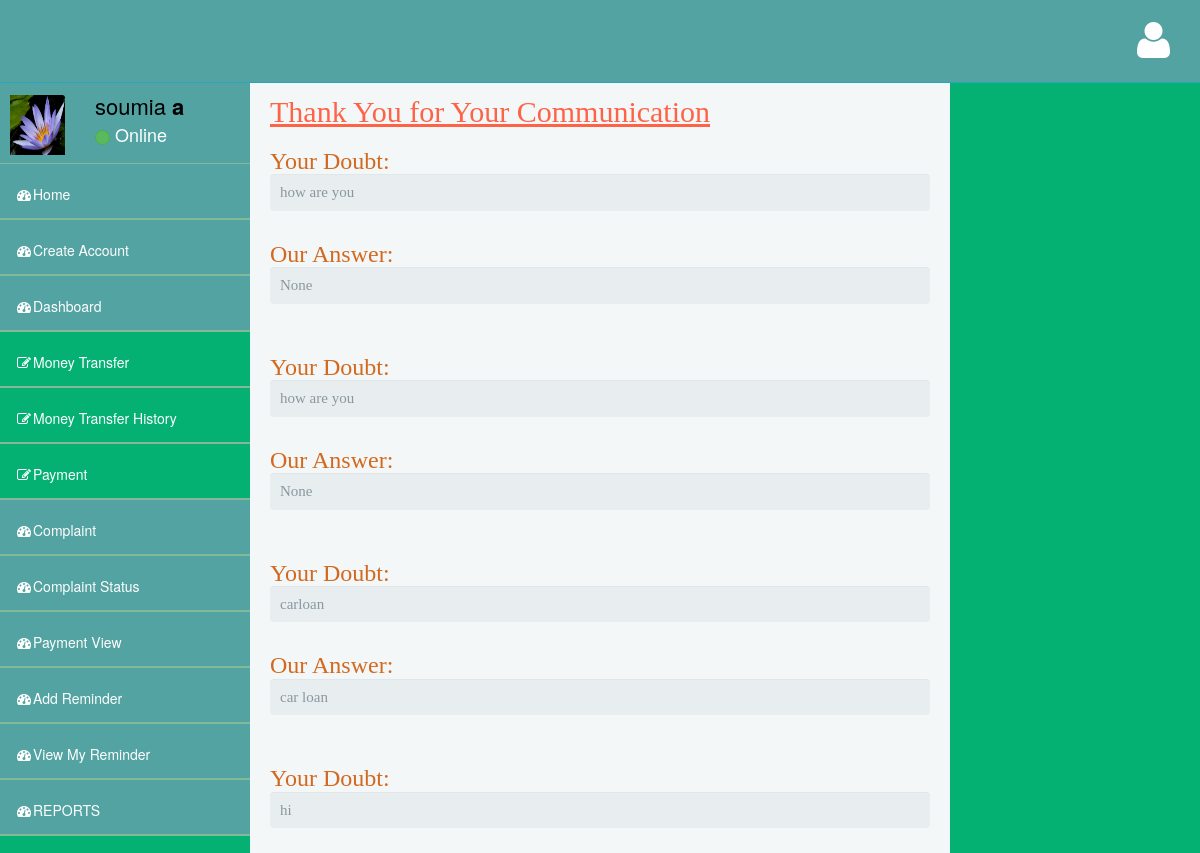
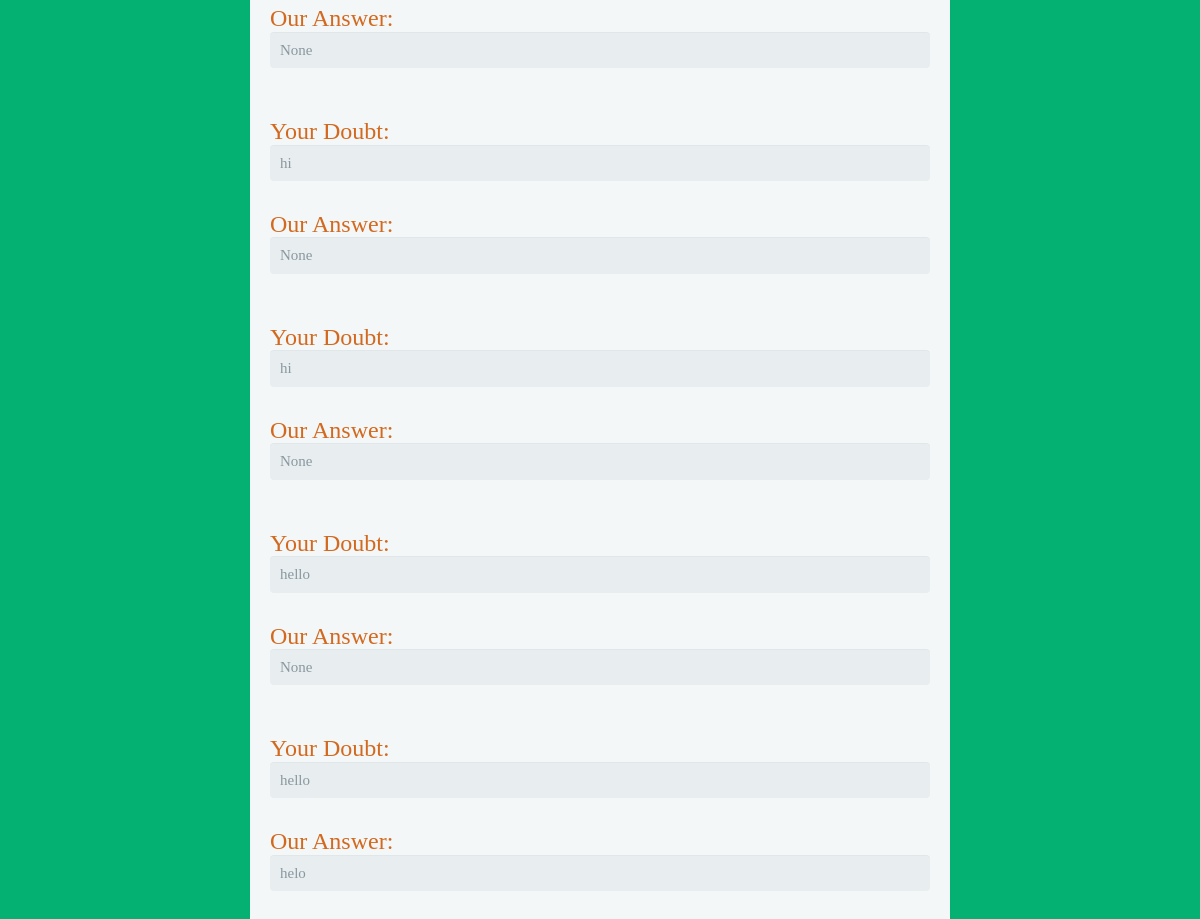
The app's page /mychat (signed in) with its own data (2 pictures, top to bottom).
### user/models.py (models this page shows, shortened)
class Register(models.Model):
    user=models.OneToOneField(User,on_delete=models.CASCADE)
    image=models.ImageField(upload_to='profile',default='user.jpg')
    account_number=models.IntegerField(blank=True,null=True)
    customer='customer'
    manager='manager'
    user_types=[(customer,'customer'),(manager,'manager')]
    user_type=models.CharField( max_length=50,choices=user_types,default=customer)
    upi=models.IntegerField()
    date=models.DateTimeField(default=timezone.now)

class Complaint(models.Model):
    user=models.ForeignKey(User,on_delete=models.CASCADE,blank=True,null=True)
    content=models.TextField()
    ans=models.TextField(blank=True,null=True)
    date=models.DateTimeField(default=timezone.now)

### user/views.py (the view)
# urls.py: path('mychat',views.chatuserview,name='mychat'),
def chatuserview(request):
    all=Complaint.objects.filter(user=request.user).order_by('-date')
    return render(request,'chatstatus.html',{'all':all})

### user/templates/chatstatus.html (shortened to what this page needs)
{% extends 'account_dashboard.html' %}
{% load crispy_forms_tags %}
{% block content %}
<div class="form-style-5">
	{% if msg %}
<h1> {{msg}}</h1>
{% else %}
	<h2 style="color:tomato"> <u>Thank You for Your Communication</u></h2>
<form action = "" method="POST" enctype='multipart/form-data'>
    {% for i in all%}
    <h3 style="color: chocolate;">
    Your Doubt:
    <input type="text" value="{{i.content}}">
    Our Answer:
    <input type="text" value="{{i.ans}}">
</h3>
{% endfor %}
</form>
{% endif %}
</div>
{% endblock %}

### templates/sidebar1.html (shortened to what this page needs)
<html>
<body>
    <link href="/static/assets/plugins/bootstrap/bootstrap.css" rel="stylesheet" />
    <link href="/static/assets/font-awesome/css/font-awesome.css" rel="stylesheet" />
    <link href="/static/assets/plugins/pace/pace-theme-big-counter.css" rel="stylesheet" />
    <link href="/static/assets/css/style.css" rel="stylesheet" />
    <link href="/static/assets/css/main-style.css" rel="stylesheet" />
    <link href="/static/ssets/plugins/morris/morris-0.4.3.min.css" rel="stylesheet" />
      <nav class="navbar-default navbar-static-side" role="navigation">
            <div class="sidebar-collapse">
                <ul class="nav" id="side-menu">
                    <li>
                        <div class="user-section">
                            <div class="user-section-inner">
                                <img src="{{user.register.image.url}}" alt="">
                            </div>
                            <div class="user-info">
                                <div>{{user.first_name}} <strong>{{user.last_name}}</strong></div>
                                <div class="user-text-online">
                                    <span class="user-circle-online btn btn-success btn-circle "></span>&nbsp;Online
                                </div>
                            </div>
                        </div>
                    </li>
                    <li class="selected">
                        <a href="{% url 'index' %}"><i class="fa fa-dashboard fa-fw"></i>Home</a>
                    </li>
                    <li class="selected">
                        <a href="{% url 'create_account' %}"><i class="fa fa-dashboard fa-fw"></i>Create Account</a>
                    </li>
                    <li class="selected">
                        <a href="{% url 'account_dashboard' %}"><i class="fa fa-dashboard fa-fw"></i>Dashboard</a>
                    </li>
                    <li>
                        <a href="{% url 'view_my_accounts' %}"><i class="fa fa-edit fa-fw"></i>Money Transfer</a>
                    </li>
                    <li>
                        <a href="{% url 'history' %}"><i class="fa fa-edit fa-fw"></i>Money Transfer History</a>
                    </li>
                    <li>
                        <a href="{% url 'payment:payment' %}"><i class="fa fa-edit fa-fw"></i>Payment</a>
                    </li>
                    {% if user.register.user_type == 'customer' %}
                    <li class="selected">
                        <a href="{% url 'chat' %}"><i class="fa fa-dashboard fa-fw"></i>Complaint</a>
                    </li>
                    <li class="selected">
                        <a href="{% url 'mychat' %}"><i class="fa fa-dashboard fa-fw"></i>Complaint Status</a>
                    </li>
                    <li class="selected">
                        <a href="{% url 'paymentview' %}"><i class="fa fa-dashboard fa-fw"></i>Payment View</a>
                    </li>
                    <li class="selected">
                        <a href="{% url 'add_reminder' %}"><i class="fa fa-dashboard fa-fw"></i>Add Reminder</a>
                    </li>
                    <li class="selected">
                        <a href="{% url 'view_reminder' %}"><i class="fa fa-dashboard fa-fw"></i>View My Reminder</a>
                    </li>
                {% endif %}
                <li class="selected">
                    <a href="{% url 'reports' %}"><i class="fa fa-dashboard fa-fw"></i>REPORTS</a>
                </li>
            </div>
        </nav>
        </body>
        </html>

### static/assets/css/style.css (style rules this page uses)
body { background-color: #f8f8f8; }
.navbar-static-side ul li { border-bottom:1px solid #84B899 !important; }
@media (min-width:768px) { .navbar-static-side { z-index: 1; position: absolute; width: 250px; } }
.btn-circle { width: 30px; height: 30px; padding: 6px 0; border-radius: 15px; text-align: center; font-size: 12px; line-height: 1.428571429; }

### static/assets/css/main-style.css (style rules this page uses)
.user-section-inner { height: 65px; width: 65px; -moz-border-radius: 3px; -webkit-border-radius: 3px; border-radius: 3px; overflow: hidden; display: inline-block; float: left; margin-right: 15px; margin-top: 20px; }
.user-section-inner img { margin-left:10px; width:55px; height:60px; }
.user-info { display: block; color:#000!important; display: inline-block; padding: 15px; margin-bottom: 0px }
.user-text-online { font-size:18px; color:#fff }
.user-circle-online { width: 15px!important; height: 15px!important; }
.nav > li > a { padding: 20px 15px; }
#side-menu { background-color:#04B173; }
#side-menu a { color:#fff; border-bottom: 1px solid #84B899 !important; height: 55px; }
.selected { background-color:rgb(83, 163, 163); }
.navbar-default { border-color: #27A6BE; }

### user/templates/chatstatus.html (style rules this page uses)
.form-style-5 { max-width: 700px; padding: 10px 20px; background: #f4f7f8; margin: 10px auto; padding: 20px; background: #f4f7f8; border-radius: 8px; font-family: Georgia, "Times New Roman", Times, serif; }
.form-style-5 input[type="text"], .form-style-5 input[type="date"], .form-style-5 input[type="datetime"], .form-style-5 input[type="email"], .form-style-5 input[type="number"], .form-style-5 input[type="search"], .form-style-5 input[type="time"], .form-style-5 input[type="url"], .form-style-5 textarea, .form-style-5 select { font-family: Georgia, "Times New Roman", Times, serif; background: rgba(255,255,255,.1); border: none; border-radius: 4px; font-size: 15px; margin: 0; outline: 0; padding: 10px; width: 100%; box-sizing: border-box; -webkit-box-sizing: border-box; -moz-box-sizing: border-box; background-color: #e8eeef; color:#8a97a0; -webkit-box-shadow: 0 1px 0 rgba(0,0,0,0.03) inset; box-shadow: 0 1px 0 rgba(0,0,0,0.03) inset; margin-bottom: 30px; }

### records on screen
Complaint: content "how are you", ans "None"
Complaint: content "how are you", ans "None"
Complaint: content "carloan", ans "car loan"
Complaint: content "hi", ans "None"
Complaint: content "hi", ans "None"
Complaint: content "hi", ans "None"
Complaint: content "hello", ans "None"
Complaint: content "hello", ans "helo"

### other values on screen
{{ user.first_name }} "soumia"
{{ user.last_name }} "a"
